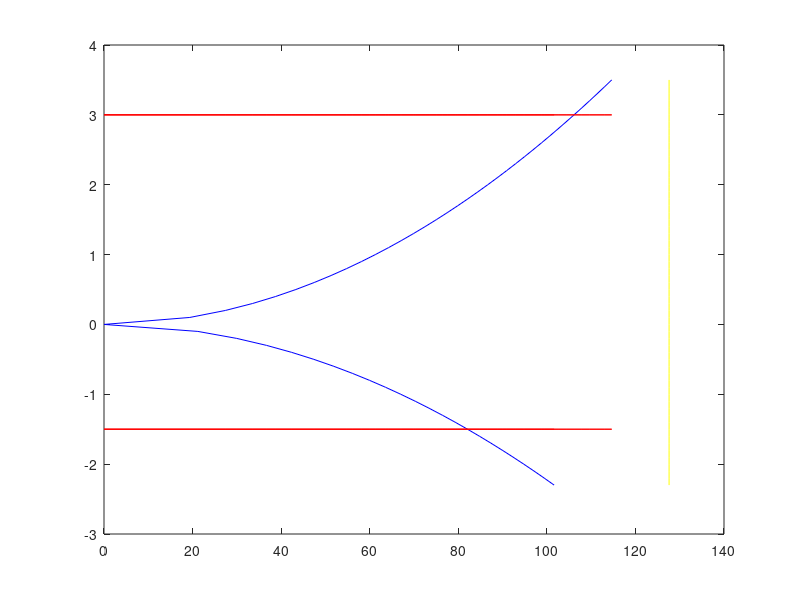

Here is the MATLAB script that generated this plot:
clear
clc

rho = 1.2256;
w = 73500*9.81;
s = 122.4;
Cd0 = 0.024;
k = 0.041;
Clmax1=2.56;
Clmax2=-2.14;
mach=0.75;
%%Calculation%%
Vs1=sqrt((2*w)/(rho*s*Clmax1));
Vs2=sqrt((2*w)/(rho*s*(-Clmax2)));
Vmax=mach*sqrt(1.4*287*288.15)*0.5;
N=ones(1,60);
M1=ones(1,36);
M2=ones(1,24);
H=zeros(2,60);
for n=1:36
    H(1,n)=0.1*n-0.1;
end
for n=37:60
    H(1,n)=-0.1*(n-37);
end
for n=1:36
    H(2,n)=sqrt(H(1,n))*Vs1;
end
for n=37:60
    H(2,n)=sqrt(-H(1,n))*Vs2;
end
plot(H(2,1:36),H(1,1:36),'b')
hold on
plot(H(2,37:60),H(1,37:60),'b')
hold on
plot(H(2,1:60),N*3,'r')
hold on
plot(H(2,1:60),-1.5*N,'r')
hold on
plot((Vmax*M1),H(1,1:36),'y')
hold on
plot(Vmax*M2,H(1,37:60),'y')
